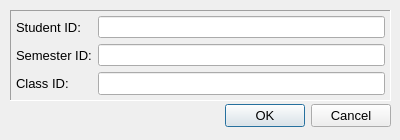
<?xml version="1.0" encoding="UTF-8"?>
<ui version="4.0">
 <class>ClassDialog</class>
 <widget class="QDialog" name="ClassDialog">
  <property name="geometry">
   <rect>
    <x>0</x>
    <y>0</y>
    <width>400</width>
    <height>140</height>
   </rect>
  </property>
  <property name="windowTitle">
   <string>Class Dialog</string>
  </property>
  <widget class="QDialogButtonBox" name="buttonBox">
   <property name="geometry">
    <rect>
     <x>10</x>
     <y>100</y>
     <width>381</width>
     <height>31</height>
    </rect>
   </property>
   <property name="font">
    <font>
     <family>Arial</family>
     <pointsize>10</pointsize>
     <underline>false</underline>
     <strikeout>false</strikeout>
     <kerning>true</kerning>
    </font>
   </property>
   <property name="orientation">
    <enum>Qt::Horizontal</enum>
   </property>
   <property name="standardButtons">
    <set>QDialogButtonBox::Cancel|QDialogButtonBox::Ok</set>
   </property>
  </widget>
  <widget class="QWidget" name="formLayoutWidget_2">
   <property name="geometry">
    <rect>
     <x>10</x>
     <y>10</y>
     <width>381</width>
     <height>91</height>
    </rect>
   </property>
   <layout class="QFormLayout" name="formLayout_DialogExpenses">
    <property name="leftMargin">
     <number>6</number>
    </property>
    <property name="topMargin">
     <number>6</number>
    </property>
    <property name="rightMargin">
     <number>6</number>
    </property>
    <property name="bottomMargin">
     <number>6</number>
    </property>
    <item row="0" column="0">
     <widget class="QLabel" name="lblStudentID">
      <property name="font">
       <font>
        <family>Arial</family>
        <pointsize>10</pointsize>
       </font>
      </property>
      <property name="text">
       <string>Student ID: </string>
      </property>
     </widget>
    </item>
    <item row="0" column="1">
     <widget class="QLineEdit" name="txtStudentID">
      <property name="enabled">
       <bool>true</bool>
      </property>
      <property name="font">
       <font>
        <family>Arial</family>
        <pointsize>10</pointsize>
       </font>
      </property>
     </widget>
    </item>
    <item row="1" column="0">
     <widget class="QLabel" name="lblSemesterID">
      <property name="font">
       <font>
        <family>Arial</family>
        <pointsize>10</pointsize>
       </font>
      </property>
      <property name="text">
       <string>Semester ID:</string>
      </property>
     </widget>
    </item>
    <item row="1" column="1">
     <widget class="QLineEdit" name="txtSemesterID">
      <property name="enabled">
       <bool>true</bool>
      </property>
      <property name="font">
       <font>
        <family>Arial</family>
        <pointsize>10</pointsize>
       </font>
      </property>
     </widget>
    </item>
    <item row="2" column="0">
     <widget class="QLabel" name="lblClassID">
      <property name="font">
       <font>
        <family>Arial</family>
        <pointsize>10</pointsize>
       </font>
      </property>
      <property name="text">
       <string>Class ID:</string>
      </property>
     </widget>
    </item>
    <item row="2" column="1">
     <widget class="QLineEdit" name="txtClassID">
      <property name="enabled">
       <bool>true</bool>
      </property>
      <property name="font">
       <font>
        <family>Arial</family>
        <pointsize>10</pointsize>
       </font>
      </property>
     </widget>
    </item>
   </layout>
  </widget>
  <widget class="QFrame" name="frame">
   <property name="geometry">
    <rect>
     <x>10</x>
     <y>10</y>
     <width>381</width>
     <height>91</height>
    </rect>
   </property>
   <property name="frameShape">
    <enum>QFrame::Panel</enum>
   </property>
   <property name="frameShadow">
    <enum>QFrame::Sunken</enum>
   </property>
   <property name="lineWidth">
    <number>1</number>
   </property>
  </widget>
  <zorder>frame</zorder>
  <zorder>buttonBox</zorder>
  <zorder>formLayoutWidget_2</zorder>
 </widget>
 <resources/>
 <connections>
  <connection>
   <sender>buttonBox</sender>
   <signal>accepted()</signal>
   <receiver>ClassDialog</receiver>
   <slot>accept()</slot>
   <hints>
    <hint type="sourcelabel">
     <x>248</x>
     <y>254</y>
    </hint>
    <hint type="destinationlabel">
     <x>157</x>
     <y>274</y>
    </hint>
   </hints>
  </connection>
  <connection>
   <sender>buttonBox</sender>
   <signal>rejected()</signal>
   <receiver>ClassDialog</receiver>
   <slot>reject()</slot>
   <hints>
    <hint type="sourcelabel">
     <x>316</x>
     <y>260</y>
    </hint>
    <hint type="destinationlabel">
     <x>286</x>
     <y>274</y>
    </hint>
   </hints>
  </connection>
 </connections>
</ui>
